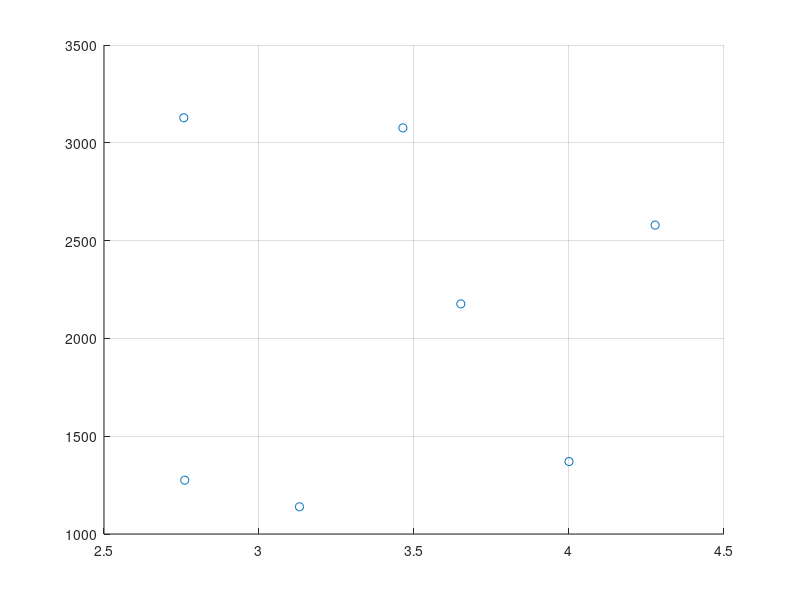

The MATLAB script that drew this image:
figure
grid on
hold on
nu = 15.53e-6;
AR_array = [0 0 0 0 0 0 0];
L_DMax_array = [0 0 0 0 0 0 0];
%% Boeing Insitu
HalfWing = 1.6;
S = 2*1.6*0.2;
b = 2*HalfWing;
AR = b^2/S;
e = 1.78*(1-0.045*AR^0.68)-0.64;
V = 28.3;
K = 1/(pi*e*AR);
c = 0.3;
Re = V*c/nu;
Cf = 1.328/sqrt(Re);
Ratio = 5.4; %%%%%%%%%
Cd0 = Cf*Ratio;
L_DMax = 0.25*sqrt(sqrt((3/(K*Cd0^1.5)))^3);
AR_array(1) = AR;
L_DMax_array(1) = L_DMax;
%scatter(sqrt(AR),L_DMax);
%% RQ 20 Puma
b = 2.8;
S = 0.8;
AR = 9.8;
V = 18;
e = 1.78*(1-0.045*AR^0.68)-0.64;
K = 1/(pi*e*AR);
c = 0.25439;
Re = V*c/nu;
Cf = 1.328/sqrt(Re);
Ratio = 3.9;
Cd0 = Cf*Ratio;
L_DMax = 0.25*sqrt(sqrt((3/(K*Cd0^1.5)))^3);
AR_array(2) = AR;
L_DMax_array(2) = L_DMax;
%scatter(sqrt(AR),L_DMax);
%% Albatross
b = 15;
A = 12.26;
c = 0.23;
AR = 18.3;
e = 1.78*(1-0.045*AR^0.68)-0.64;
K = 1/(pi*e*AR);
V = 55.56;
Re = V*c/nu;
Cf = 1.328/sqrt(Re);
Ratio = 3.9;
Cd0 = Cf*Ratio;
L_DMax = 0.25*sqrt(sqrt((3/(K*Cd0^1.5)))^3);
AR_array(3) = AR;
L_DMax_array(3) = L_DMax;
%scatter(sqrt(AR),L_DMax);
%% Random Plane (HASA)
b = 2.36;
S = 0.733;
AR = 7.603;
c = 0.371;
V = 30;
e = 1.78*(1-0.045*AR^0.68)-0.64;
K = 1/(pi*e*AR);
Re = V*c/nu;
Cf = 1.328/sqrt(Re);
Ratio = 2.2;
Cd0 = Cf*Ratio;
L_DMax = 0.25*sqrt(sqrt((3/(K*Cd0^1.5)))^3);
AR_array(4) = AR;
L_DMax_array(4) = L_DMax;
%scatter(sqrt(AR),L_DMax);
%% CM Furia
b = 2;
S = 0.3;
AR = 13.33;
c = 0.2;
V = 18;
e = 1.78*(1-0.045*AR^0.68)-0.64;
K = 1/(pi*e*AR);
Re = V*c/nu;
Cf = 1.328/sqrt(Re);
Ratio = 2.2;
Cd0 = Cf*Ratio;
L_DMax = 0.25*sqrt(sqrt((3/(K*Cd0^1.5)))^3);
AR_array(5) = AR;
L_DMax_array(5) = L_DMax;
%scatter(sqrt(AR),L_DMax);
%% Borey 20
b = 4.3;
S = 1.59;
AR = 12;
c = 0.36;
V = 20;
e = 1.78*(1-0.045*AR^0.68)-0.64;
K = 1/(pi*e*AR);
Re = V*c/nu;
Cf = 1.328/sqrt(Re);
Ratio = 2.2;
Cd0 = Cf*Ratio;
L_DMax = 0.25*sqrt(sqrt((3/(K*Cd0^1.5)))^3);
AR_array(6) = AR;
L_DMax_array(6) = L_DMax;

%% Crex B
rootc = 0.26;
S  = 2*1870e-2;
b = 170e-2;
AR = 7.62;
V =  10;
e = 1.78*(1-0.045*AR^0.68)-0.64;
K = 1/(pi*e*AR);
c = 0.2253;
Re = V*c/nu;
Cf = 1.328/sqrt(Re);
Ratio = 2.2;
Cd0 = Cf*Ratio;
L_DMax = 0.25*sqrt(sqrt((3/(K*Cd0^1.5)))^3);
AR_array(7) = AR;
L_DMax_array(7) = L_DMax;
%%
scatter(AR_array.^0.5,L_DMax_array)